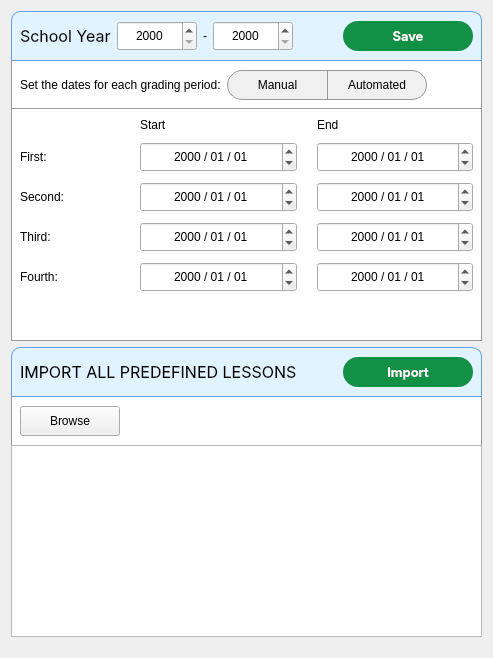
          <widget class="QWidget" name="tab_settings">
           <property name="styleSheet">
            <string notr="true">#widget_SY_header, #widget_GP_header { 
	background-color: rgb(224, 243, 255);
	border: 1px solid rgb(98, 160, 234);
	border-top-left-radius: 10px;
	border-top-right-radius: 10px;
}

#widget_SY_body_1, #widget_SY_body_2, #widget_GP_body {
	background-color: #fff;
	border: 1px solid #999;
	border-top: none;
}

#widget_SY_body_2 QDateEdit:disabled {
	background-color: rgb(192, 191, 188);
}

QRadioButton {
    color: black;
    spacing: 8px;
	padding: 0px 10px;
	background: transparent;
	font: 10pt &quot;Inter Medium&quot;;
}

QRadioButton::indicator {
	border: 1px solid #999;
	border-radius: 6px;
}

QRadioButton::indicator:hover {
    border-color: #3b82f6;
}

QRadioButton::indicator:checked {
    border-color: #3b82f6;
    background-color: blue;
}</string>
           </property>
           <attribute name="title">
            <string>Settings</string>
           </attribute>
           <layout class="QVBoxLayout" name="verticalLayout_27">
            <item>
             <widget class="QWidget" name="widget_SY_settings" native="true">
              <layout class="QVBoxLayout" name="verticalLayout_28">
               <property name="spacing">
                <number>0</number>
               </property>
               <property name="leftMargin">
                <number>0</number>
               </property>
               <property name="topMargin">
                <number>0</number>
               </property>
               <property name="rightMargin">
                <number>0</number>
               </property>
               <property name="bottomMargin">
                <number>0</number>
               </property>
               <item>
                <widget class="QWidget" name="widget_SY_header" native="true">
                 <property name="minimumSize">
                  <size>
                   <width>0</width>
                   <height>50</height>
                  </size>
                 </property>
                 <property name="maximumSize">
                  <size>
                   <width>16777215</width>
                   <height>50</height>
                  </size>
                 </property>
                 <property name="styleSheet">
                  <string notr="true"/>
                 </property>
                 <layout class="QHBoxLayout" name="horizontalLayout_30">
                  <item>
                   <widget class="QLabel" name="label_10">
                    <property name="minimumSize">
                     <size>
                      <width>0</width>
                      <height>30</height>
                     </size>
                    </property>
                    <property name="maximumSize">
                     <size>
                      <width>16777215</width>
                      <height>30</height>
                     </size>
                    </property>
                    <property name="font">
                     <font>
                      <family>Inter</family>
                      <pointsize>12</pointsize>
                      <weight>50</weight>
                      <italic>false</italic>
                      <bold>false</bold>
                     </font>
                    </property>
                    <property name="styleSheet">
                     <string notr="true">background: transparent; 
font: 12pt &quot;Inter&quot;;</string>
                    </property>
                    <property name="text">
                     <string>School Year</string>
                    </property>
                   </widget>
                  </item>
                  <item>
                   <widget class="QSpinBox" name="spinBox_SY_start">
                    <property name="minimumSize">
                     <size>
                      <width>80</width>
                      <height>30</height>
                     </size>
                    </property>
                    <property name="maximumSize">
                     <size>
                      <width>80</width>
                      <height>30</height>
                     </size>
                    </property>
                    <property name="styleSheet">
                     <string notr="true"/>
                    </property>
                    <property name="alignment">
                     <set>Qt::AlignCenter</set>
                    </property>
                    <property name="minimum">
                     <number>2000</number>
                    </property>
                    <property name="maximum">
                     <number>3000</number>
                    </property>
                   </widget>
                  </item>
                  <item>
                   <widget class="QLabel" name="label_14">
                    <property name="text">
                     <string>-</string>
                    </property>
                   </widget>
                  </item>
                  <item>
                   <widget class="QSpinBox" name="spinBox_SY_end">
                    <property name="minimumSize">
                     <size>
                      <width>80</width>
                      <height>30</height>
                     </size>
                    </property>
                    <property name="maximumSize">
                     <size>
                      <width>80</width>
                      <height>30</height>
                     </size>
                    </property>
                    <property name="styleSheet">
                     <string notr="true"/>
                    </property>
                    <property name="alignment">
                     <set>Qt::AlignCenter</set>
                    </property>
                    <property name="minimum">
                     <number>2000</number>
                    </property>
                    <property name="maximum">
                     <number>3000</number>
                    </property>
                   </widget>
                  </item>
                  <item>
                   <spacer name="horizontalSpacer_23">
                    <property name="orientation">
                     <enum>Qt::Horizontal</enum>
                    </property>
                    <property name="sizeHint" stdset="0">
                     <size>
                      <width>40</width>
                      <height>20</height>
                     </size>
                    </property>
                   </spacer>
                  </item>
                  <item>
                   <widget class="QPushButton" name="btnSaveSettings_SY">
                    <property name="minimumSize">
                     <size>
                      <width>130</width>
                      <height>30</height>
                     </size>
                    </property>
                    <property name="maximumSize">
                     <size>
                      <width>16777215</width>
                      <height>30</height>
                     </size>
                    </property>
                    <property name="font">
                     <font>
                      <family>Inter SemiBold</family>
                      <pointsize>10</pointsize>
                      <weight>50</weight>
                      <italic>false</italic>
                      <bold>false</bold>
                     </font>
                    </property>
                    <property name="cursor">
                     <cursorShape>PointingHandCursor</cursorShape>
                    </property>
                    <property name="styleSheet">
                     <string notr="true">QPushButton {
    border-radius: 15px;
    padding: 0px 10px 0px;
    background: #129046;
    color: #FFF;
	font: 10pt &quot;Inter SemiBold&quot;;
}

QPushButton:hover {
    background: #27AE60;
}</string>
                    </property>
                    <property name="text">
                     <string>Save</string>
                    </property>
                    <property name="class" stdset="0">
                     <string>button-green</string>
                    </property>
                   </widget>
                  </item>
                 </layout>
                </widget>
               </item>
               <item>
                <widget class="QWidget" name="widget_SY_body_1" native="true">
                 <property name="styleSheet">
                  <string notr="true"/>
                 </property>
                 <layout class="QHBoxLayout" name="horizontalLayout_31">
                  <item>
                   <widget class="QLabel" name="label_60">
                    <property name="minimumSize">
                     <size>
                      <width>0</width>
                      <height>30</height>
                     </size>
                    </property>
                    <property name="maximumSize">
                     <size>
                      <width>16777215</width>
                      <height>30</height>
                     </size>
                    </property>
                    <property name="text">
                     <string>Set the dates for each grading period:</string>
                    </property>
                   </widget>
                  </item>
                  <item>
                   <widget class="QWidget" name="widget_15" native="true">
                    <property name="styleSheet">
                     <string notr="true">#widget_15 {
	background: transparent;
}

QPushButton {
    border: 1px solid #999;
    padding: 5px 15px;
	font: 10pt &quot;Inter&quot;;
    background-color: #f0f0f0;
}

QPushButton:hover {
    background-color: #e0e0e0;
}

#btn_manual {
    border-top-left-radius: 15px;
    border-bottom-left-radius: 15px;
    border-right: none;
}

#btn_manual:checked {
    background-color: #72D582;
	border: 2px solid #448D50;
    color: #000;
}

#btn_auto {
    border-top-right-radius: 15px;
    border-bottom-right-radius: 15px;
}

#btn_auto:checked {
    background-color: #72D582;
	border: 2px solid #448D50;
    color: #000;
}</string>
                    </property>
                    <layout class="QHBoxLayout" name="horizontalLayout_29">
                     <property name="spacing">
                      <number>0</number>
                     </property>
                     <property name="leftMargin">
                      <number>0</number>
                     </property>
                     <property name="topMargin">
                      <number>0</number>
                     </property>
                     <property name="rightMargin">
                      <number>0</number>
                     </property>
                     <property name="bottomMargin">
                      <number>0</number>
                     </property>
                     <item>
                      <widget class="QPushButton" name="btn_manual">
                       <property name="minimumSize">
                        <size>
                         <width>100</width>
                         <height>30</height>
                        </size>
                       </property>
                       <property name="maximumSize">
                        <size>
                         <width>100</width>
                         <height>30</height>
                        </size>
                       </property>
                       <property name="cursor">
                        <cursorShape>PointingHandCursor</cursorShape>
                       </property>
                       <property name="styleSheet">
                        <string notr="true"/>
                       </property>
                       <property name="text">
                        <string>Manual</string>
                       </property>
                      </widget>
                     </item>
                     <item>
                      <widget class="QPushButton" name="btn_auto">
                       <property name="minimumSize">
                        <size>
                         <width>100</width>
                         <height>30</height>
                        </size>
                       </property>
                       <property name="maximumSize">
                        <size>
                         <width>100</width>
                         <height>30</height>
                        </size>
                       </property>
                       <property name="cursor">
                        <cursorShape>PointingHandCursor</cursorShape>
                       </property>
                       <property name="styleSheet">
                        <string notr="true"/>
                       </property>
                       <property name="text">
                        <string>Automated</string>
                       </property>
                      </widget>
                     </item>
                    </layout>
                   </widget>
                  </item>
                  <item>
                   <spacer name="horizontalSpacer_24">
                    <property name="orientation">
                     <enum>Qt::Horizontal</enum>
                    </property>
                    <property name="sizeHint" stdset="0">
                     <size>
                      <width>40</width>
                      <height>20</height>
                     </size>
                    </property>
                   </spacer>
                  </item>
                 </layout>
                </widget>
               </item>
               <item>
                <widget class="QWidget" name="widget_SY_body_2" native="true">
                 <layout class="QGridLayout" name="gridLayout_3">
                  <property name="bottomMargin">
                   <number>9</number>
                  </property>
                  <property name="horizontalSpacing">
                   <number>20</number>
                  </property>
                  <property name="verticalSpacing">
                   <number>10</number>
                  </property>
                  <item row="2" column="0">
                   <widget class="QLabel" name="label_31">
                    <property name="maximumSize">
                     <size>
                      <width>100</width>
                      <height>16777215</height>
                     </size>
                    </property>
                    <property name="text">
                     <string>Second:</string>
                    </property>
                   </widget>
                  </item>
                  <item row="3" column="0">
                   <widget class="QLabel" name="label_39">
                    <property name="maximumSize">
                     <size>
                      <width>100</width>
                      <height>16777215</height>
                     </size>
                    </property>
                    <property name="text">
                     <string>Third:</string>
                    </property>
                   </widget>
                  </item>
                  <item row="4" column="0">
                   <widget class="QLabel" name="label_40">
                    <property name="maximumSize">
                     <size>
                      <width>100</width>
                      <height>16777215</height>
                     </size>
                    </property>
                    <property name="text">
                     <string>Fourth:</string>
                    </property>
                   </widget>
                  </item>
                  <item row="1" column="1">
                   <widget class="QDateEdit" name="dateEdit_firstgrading_start">
                    <property name="minimumSize">
                     <size>
                      <width>0</width>
                      <height>30</height>
                     </size>
                    </property>
                    <property name="maximumSize">
                     <size>
                      <width>16777215</width>
                      <height>30</height>
                     </size>
                    </property>
                    <property name="alignment">
                     <set>Qt::AlignCenter</set>
                    </property>
                    <property name="displayFormat">
                     <string>yyyy / MM / dd</string>
                    </property>
                   </widget>
                  </item>
                  <item row="1" column="0">
                   <widget class="QLabel" name="label_30">
                    <property name="maximumSize">
                     <size>
                      <width>100</width>
                      <height>16777215</height>
                     </size>
                    </property>
                    <property name="text">
                     <string>First:</string>
                    </property>
                   </widget>
                  </item>
                  <item row="4" column="2">
                   <widget class="QDateEdit" name="dateEdit_fourthgrading_end">
                    <property name="minimumSize">
                     <size>
                      <width>0</width>
                      <height>30</height>
                     </size>
                    </property>
                    <property name="maximumSize">
                     <size>
                      <width>16777215</width>
                      <height>30</height>
                     </size>
                    </property>
                    <property name="alignment">
                     <set>Qt::AlignCenter</set>
                    </property>
                    <property name="displayFormat">
                     <string>yyyy / MM / dd</string>
                    </property>
                   </widget>
                  </item>
                  <item row="1" column="2">
                   <widget class="QDateEdit" name="dateEdit_firstgrading_end">
                    <property name="minimumSize">
                     <size>
                      <width>0</width>
                      <height>30</height>
                     </size>
                    </property>
                    <property name="maximumSize">
                     <size>
                      <width>16777215</width>
                      <height>30</height>
                     </size>
                    </property>
                    <property name="alignment">
                     <set>Qt::AlignCenter</set>
                    </property>
                    <property name="displayFormat">
                     <string>yyyy / MM / dd</string>
                    </property>
                   </widget>
                  </item>
                  <item row="0" column="2">
                   <widget class="QLabel" name="label_44">
                    <property name="styleSheet">
                     <string notr="true">font: 11pt &quot;Inter SemiBold&quot;;</string>
                    </property>
                    <property name="text">
                     <string>End</string>
                    </property>
                   </widget>
                  </item>
                  <item row="0" column="1">
                   <widget class="QLabel" name="label_42">
                    <property name="styleSheet">
                     <string notr="true">font: 11pt &quot;Inter SemiBold&quot;;</string>
                    </property>
                    <property name="text">
                     <string>Start</string>
                    </property>
                   </widget>
                  </item>
                  <item row="3" column="1">
                   <widget class="QDateEdit" name="dateEdit_thirdgrading_start">
                    <property name="minimumSize">
                     <size>
                      <width>0</width>
                      <height>30</height>
                     </size>
                    </property>
                    <property name="maximumSize">
                     <size>
                      <width>16777215</width>
                      <height>30</height>
                     </size>
                    </property>
                    <property name="alignment">
                     <set>Qt::AlignCenter</set>
                    </property>
                    <property name="displayFormat">
                     <string>yyyy / MM / dd</string>
                    </property>
                   </widget>
                  </item>
                  <item row="2" column="2">
                   <widget class="QDateEdit" name="dateEdit_secondgrading_end">
                    <property name="minimumSize">
                     <size>
                      <width>0</width>
                      <height>30</height>
                     </size>
                    </property>
                    <property name="maximumSize">
                     <size>
                      <width>16777215</width>
                      <height>30</height>
                     </size>
                    </property>
                    <property name="alignment">
                     <set>Qt::AlignCenter</set>
                    </property>
                    <property name="displayFormat">
                     <string>yyyy / MM / dd</string>
                    </property>
                   </widget>
                  </item>
                  <item row="4" column="1">
                   <widget class="QDateEdit" name="dateEdit_fourthgrading_start">
                    <property name="minimumSize">
                     <size>
                      <width>0</width>
                      <height>30</height>
                     </size>
                    </property>
                    <property name="maximumSize">
                     <size>
                      <width>16777215</width>
                      <height>30</height>
                     </size>
                    </property>
                    <property name="alignment">
                     <set>Qt::AlignCenter</set>
                    </property>
                    <property name="displayFormat">
                     <string>yyyy / MM / dd</string>
                    </property>
                   </widget>
                  </item>
                  <item row="2" column="1">
                   <widget class="QDateEdit" name="dateEdit_secondgrading_start">
                    <property name="minimumSize">
                     <size>
                      <width>0</width>
                      <height>30</height>
                     </size>
                    </property>
                    <property name="maximumSize">
                     <size>
                      <width>16777215</width>
                      <height>30</height>
                     </size>
                    </property>
                    <property name="alignment">
                     <set>Qt::AlignCenter</set>
                    </property>
                    <property name="displayFormat">
                     <string>yyyy / MM / dd</string>
                    </property>
                   </widget>
                  </item>
                  <item row="3" column="2">
                   <widget class="QDateEdit" name="dateEdit_thirdgrading_end">
                    <property name="minimumSize">
                     <size>
                      <width>0</width>
                      <height>30</height>
                     </size>
                    </property>
                    <property name="maximumSize">
                     <size>
                      <width>16777215</width>
                      <height>30</height>
                     </size>
                    </property>
                    <property name="alignment">
                     <set>Qt::AlignCenter</set>
                    </property>
                    <property name="displayFormat">
                     <string>yyyy / MM / dd</string>
                    </property>
                   </widget>
                  </item>
                  <item row="5" column="0">
                   <spacer name="verticalSpacer_4">
                    <property name="orientation">
                     <enum>Qt::Vertical</enum>
                    </property>
                    <property name="sizeHint" stdset="0">
                     <size>
                      <width>20</width>
                      <height>40</height>
                     </size>
                    </property>
                   </spacer>
                  </item>
                 </layout>
                </widget>
               </item>
              </layout>
             </widget>
            </item>
            <item>
             <widget class="QWidget" name="widget_SY_settings_2" native="true">
              <property name="styleSheet">
               <string notr="true">#widget_SY_header_2 { 
	background-color: rgb(224, 243, 255);
	border: 1px solid rgb(98, 160, 234);
	border-top-left-radius: 10px;
	border-top-right-radius: 10px;
}

#widget_SY_body_3 {
	background-color: #fff;
	border: 1px solid #999;
	border-top: none;
	border-bottom: none;
}

QLineEdit {
	border: 1px solid #999;
	border-radius: 15px;
	background-color: #FFF;
	padding: 0px 10px;
}

QLineEdit:focus {
	border: 1px solid rgb(53, 132, 228);
}</string>
              </property>
              <layout class="QVBoxLayout" name="verticalLayout_29">
               <property name="spacing">
                <number>0</number>
               </property>
               <property name="leftMargin">
                <number>0</number>
               </property>
               <property name="topMargin">
                <number>0</number>
               </property>
               <property name="rightMargin">
                <number>0</number>
               </property>
               <property name="bottomMargin">
                <number>10</number>
               </property>
               <item>
                <widget class="QWidget" name="widget_SY_header_2" native="true">
                 <property name="minimumSize">
                  <size>
                   <width>0</width>
                   <height>50</height>
                  </size>
                 </property>
                 <property name="maximumSize">
                  <size>
                   <width>16777215</width>
                   <height>50</height>
                  </size>
                 </property>
                 <property name="styleSheet">
                  <string notr="true"/>
                 </property>
                 <layout class="QHBoxLayout" name="horizontalLayout_33">
                  <item>
                   <widget class="QLabel" name="label_29">
                    <property name="minimumSize">
                     <size>
                      <width>0</width>
                      <height>30</height>
                     </size>
                    </property>
                    <property name="maximumSize">
                     <size>
                      <width>16777215</width>
                      <height>30</height>
                     </size>
                    </property>
                    <property name="font">
                     <font>
                      <family>Inter</family>
                      <pointsize>12</pointsize>
                      <weight>50</weight>
                      <italic>false</italic>
                      <bold>false</bold>
                     </font>
                    </property>
                    <property name="styleSheet">
                     <string notr="true">background: transparent; 
font: 12pt &quot;Inter&quot;;</string>
                    </property>
                    <property name="text">
                     <string>IMPORT ALL PREDEFINED LESSONS</string>
                    </property>
                   </widget>
                  </item>
                  <item>
                   <spacer name="horizontalSpacer_25">
                    <property name="orientation">
                     <enum>Qt::Horizontal</enum>
                    </property>
                    <property name="sizeHint" stdset="0">
                     <size>
                      <width>40</width>
                      <height>20</height>
                     </size>
                    </property>
                   </spacer>
                  </item>
                  <item>
                   <widget class="QPushButton" name="btnImportAllLessons">
                    <property name="minimumSize">
                     <size>
                      <width>130</width>
                      <height>30</height>
                     </size>
                    </property>
                    <property name="maximumSize">
                     <size>
                      <width>16777215</width>
                      <height>30</height>
                     </size>
                    </property>
                    <property name="font">
                     <font>
                      <family>Inter SemiBold</family>
                      <pointsize>10</pointsize>
                      <weight>50</weight>
                      <italic>false</italic>
                      <bold>false</bold>
                     </font>
                    </property>
                    <property name="cursor">
                     <cursorShape>PointingHandCursor</cursorShape>
                    </property>
                    <property name="styleSheet">
                     <string notr="true">QPushButton {
    border-radius: 15px;
    padding: 0px 10px 0px;
    background: #129046;
    color: #FFF;
	font: 10pt &quot;Inter SemiBold&quot;;
}

QPushButton:hover {
    background: #27AE60;
}</string>
                    </property>
                    <property name="text">
                     <string>Import</string>
                    </property>
                    <property name="class" stdset="0">
                     <string>button-green</string>
                    </property>
                   </widget>
                  </item>
                 </layout>
                </widget>
               </item>
               <item>
                <widget class="QWidget" name="widget_SY_body_3" native="true">
                 <property name="styleSheet">
                  <string notr="true"/>
                 </property>
                 <layout class="QHBoxLayout" name="horizontalLayout_34">
                  <item>
                   <widget class="QPushButton" name="btnBrowseLessonsCSV">
                    <property name="minimumSize">
                     <size>
                      <width>100</width>
                      <height>30</height>
                     </size>
                    </property>
                    <property name="maximumSize">
                     <size>
                      <width>16777215</width>
                      <height>30</height>
                     </size>
                    </property>
                    <property name="cursor">
                     <cursorShape>PointingHandCursor</cursorShape>
                    </property>
                    <property name="text">
                     <string>Browse</string>
                    </property>
                    <property name="class" stdset="0">
                     <string>button-normal</string>
                    </property>
                   </widget>
                  </item>
                  <item>
                   <widget class="QLabel" name="label_CSV_path">
                    <property name="minimumSize">
                     <size>
                      <width>100</width>
                      <height>30</height>
                     </size>
                    </property>
                    <property name="maximumSize">
                     <size>
                      <width>16777215</width>
                      <height>30</height>
                     </size>
                    </property>
                    <property name="text">
                     <string/>
                    </property>
                   </widget>
                  </item>
                  <item>
                   <spacer name="horizontalSpacer_26">
                    <property name="orientation">
                     <enum>Qt::Horizontal</enum>
                    </property>
                    <property name="sizeHint" stdset="0">
                     <size>
                      <width>40</width>
                      <height>20</height>
                     </size>
                    </property>
                   </spacer>
                  </item>
                 </layout>
                </widget>
               </item>
               <item>
                <widget class="QTableView" name="tableView_LessonsCSV"/>
               </item>
              </layout>
             </widget>
            </item>
           </layout>
          </widget>
